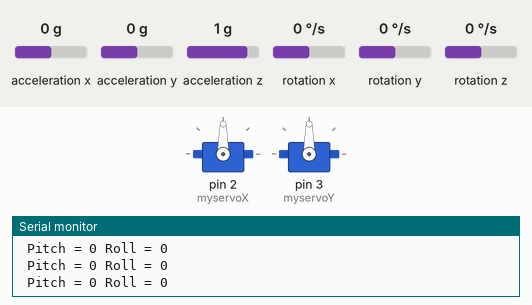
This sketch was run on a simulated Arduino Uno, built with avr-gcc and run on an emulated ATmega328P. Shown: 2 × servo, the last lines printed to the serial monitor. The test bench sets the inputs (shaded band); at power-on: acceleration x 0 g, acceleration y 0 g, acceleration z 1 g, rotation x 0 °/s, rotation y 0 °/s, rotation z 0 °/s.

Above: at 1.2 s.
1.3 s: acceleration x set to 0.8 g
At 2.5 s:
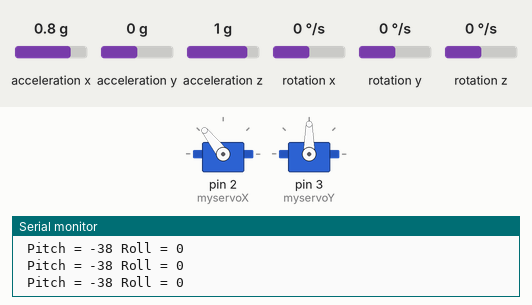
2.8 s: acceleration y set to -1.4 g
At 3.3 s:
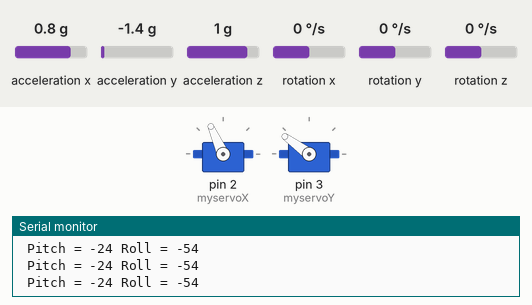
4.3 s: acceleration z set to -1.4 g
At 4.8 s:
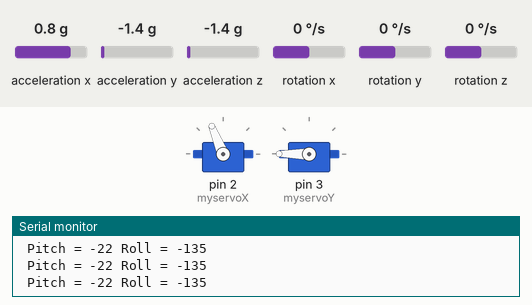
5.8 s: acceleration x set to -1.4 g
At 6.4 s:
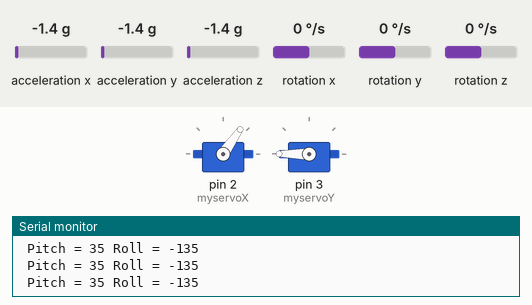
7.3 s: acceleration y set to -0.2 g
At 8.1 s:
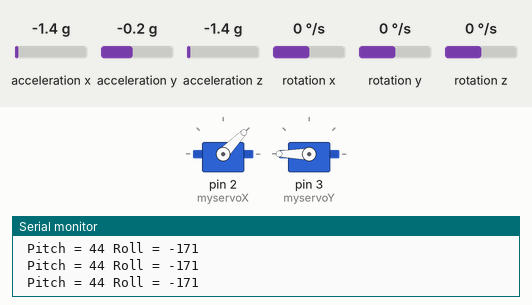
8.8 s: acceleration y set to 0.1 g
At 9.5 s:
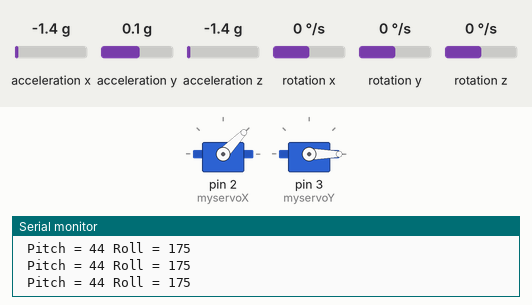
Timing chart, 0 to 11.3 s (numbered marks = the images above; inputs shaded):
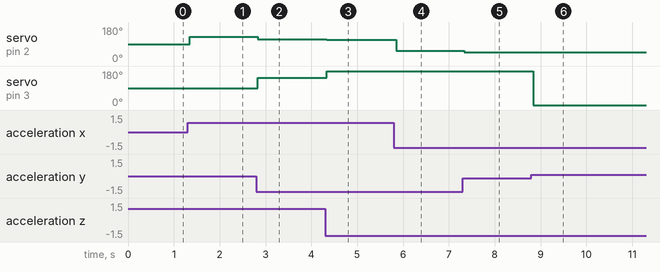

Measured:
- the behaviour switches between -0.1 and 0 g on acceleration y (found by bisection; images 5 and 6)
- after the input at 1.3 s, servo on pin 2 (myservoX): 90° → 128° at once
- after the input at 2.8 s, servo on pin 2 (myservoX): 128° → 114° at once; servo on pin 3 (myservoY): 90° → 144° at once
- after the input at 4.3 s, servo on pin 2 (myservoX): 114° → 112° at once; servo on pin 3 (myservoY): 144° → 180° at once
- after the input at 5.8 s, servo on pin 2 (myservoX): 112° → 55° after 0.05 s
- after the input at 7.3 s, servo on pin 2 (myservoX): 55° → 46° at once
- after the input at 8.8 s, servo on pin 3 (myservoY): 180° → 0° at once

The sketch:

Gymball.ino
```cpp
/*
    MPU6050 Triple Axis Gyroscope & Accelerometer. Pitch & Roll Accelerometer Example.
    Read more: http://www.jarzebski.pl/arduino/czujniki-i-sensory/3-osiowy-zyroskop-i-akcelerometr-mpu6050.html
    GIT: https://github.com/jarzebski/Arduino-MPU6050
    Web: http://www.jarzebski.pl
    (c) 2014 by Korneliusz Jarzebski
*/

#include <Wire.h>
#include <MPU6050.h>
MPU6050 mpu;
#include <Servo.h>
Servo myservoX;
Servo myservoY;
int pos1 = 0;
int pos2 = 0;
void setup()
{
  Serial.begin(9600);

  Serial.println("Initialize MPU6050");

  while(!mpu.begin(MPU6050_SCALE_2000DPS, MPU6050_RANGE_2G))
  {
    Serial.println("Could not find a valid MPU6050 sensor, check wiring!");
    delay(500);
  }
myservoX.attach(2);
myservoY.attach(3);

}

void loop()
{
  // Read normalized values
  Vector normAccel = mpu.readNormalizeAccel();

  // Calculate Pitch & Roll
  int pitch = -(atan2(normAccel.XAxis, sqrt(normAccel.YAxis*normAccel.YAxis + normAccel.ZAxis*normAccel.ZAxis))*180.0)/M_PI;
  int roll = (atan2(normAccel.YAxis, normAccel.ZAxis)*180.0)/M_PI;

  // Output
  Serial.print(" Pitch = ");
  Serial.print(pitch);
  Serial.print(" Roll = ");
  Serial.print(roll);
  Serial.println();
  delay(10);
pitch = map(pitch,90,-90,0,180);
roll = map(roll,90,-90,0,180);
pos1 = pitch;
pos2 = roll;
  myservoX.write(pos1);


  myservoY.write(pos2);

}
```
